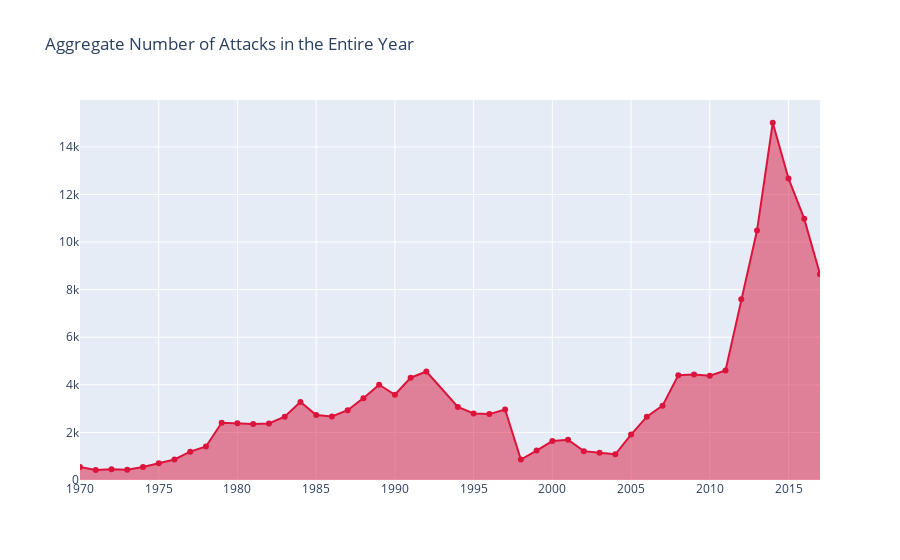

The notebook cell saved with this chart:
### Code cell
# Plot 
x = year_agg.index
fig = go.Figure()

fig.add_trace(go.Scatter(
    x=x,
    y=year_agg['success'],
    marker_color = 'crimson',
    fill='tozeroy'
))
fig.update_traces(mode='lines+markers')
fig.update_layout(title_text="Aggregate Number of Attacks in the Entire Year")


fig.show()

### Figure 1 — Plotly figure (JSON) as saved in the notebook; plotly's stock layout.template omitted (floating-point values rounded to 4 significant figures)
{"data": [{"fill": "tozeroy", "marker": {"color": "crimson"}, "mode": "lines+markers", "type": "scatter", "x": [1970, 1971, 1972, 1973, 1974, 1975, 1976, 1977, 1978, 1979, 1980, 1981, 1982, 1983, 1984, 1985, 1986, 1987, 1988, 1989, 1990, 1991, 1992, 1994, 1995, 1996, 1997, 1998, 1999, 2000, 2001, 2002, 2003, 2004, 2005, 2006, 2007, 2008, 2009, 2010, 2011, 2012, 2013, 2014, 2015, 2016, 2017], "y": [549, 420, 452, 433, 545, 705, 861, 1191, 1411, 2408, 2387, 2354, 2373, 2660, 3282, 2727, 2670, 2933, 3440, 4008, 3583, 4299, 4560, 3069, 2794, 2770, 2966, 859, 1237, 1637, 1689, 1213, 1149, 1080, 1910, 2660, 3123, 4402, 4430, 4385, 4606, 7600, 10484, 15015, 12676, 10975, 8652]}], "layout": {"title": {"text": "Aggregate Number of Attacks in the Entire Year"}}}
